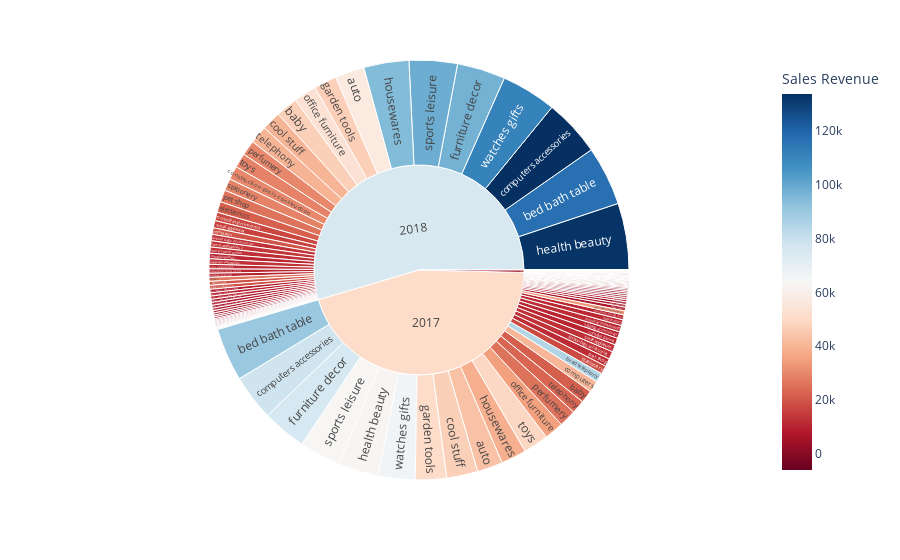

Write notebook code for a chart like this one.
### Code cell
# Plot com 3 dimensões (Ainda está ruim!!!)
fig = px.sunburst(total_rev, 
                  path = ['Sales Year', 'Product Category'], 
                  values = 'Sales Revenue',
                  color = 'Sales Revenue', 
                  hover_data = ['Sales Revenue'],
                  color_continuous_scale = 'RdBu',
                  color_continuous_midpoint = np.average(total_rev['Sales Revenue'], 
                                                         weights = total_rev['Sales Revenue']))
fig.show()

### Figure 1 — Plotly figure (JSON) as saved in the notebook; plotly's stock layout.template omitted (floating-point values rounded to 4 significant figures; data arrays with more than 128 entries replaced by an {"elided": "..."} marker saying what was removed)
{"data": [{"branchvalues": "total", "customdata": {"elided": "175x1 float values"}, "domain": {"x": [0, 1], "y": [0, 1]}, "hovertemplate": "labels=%{label}<br>Sales Revenue_sum=%{value}<br>parent=%{parent}<br>id=%{id}<br>Sales Revenue=%{color}<extra></extra>", "ids": {"elided": "175 str values"}, "labels": {"elided": "175 str values"}, "marker": {"coloraxis": "coloraxis", "colors": {"elided": "175 float values"}}, "name": "", "parents": {"elided": "175 str values"}, "type": "sunburst", "values": {"elided": "175 float values"}}], "layout": {"coloraxis": {"cmid": 63850.0, "colorbar": {"title": {"text": "Sales Revenue"}}, "colorscale": [[0, "rgb(103,0,31)"], [0.1, "rgb(178,24,43)"], [0.2, "rgb(214,96,77)"], [0.3, "rgb(244,165,130)"], [0.4, "rgb(253,219,199)"], [0.5, "rgb(247,247,247)"], [0.6, "rgb(209,229,240)"], [0.7, "rgb(146,197,222)"], [0.8, "rgb(67,147,195)"], [0.9, "rgb(33,102,172)"], [1, "rgb(5,48,97)"]]}, "legend": {"tracegroupgap": 0}, "margin": {"t": 60}}}
